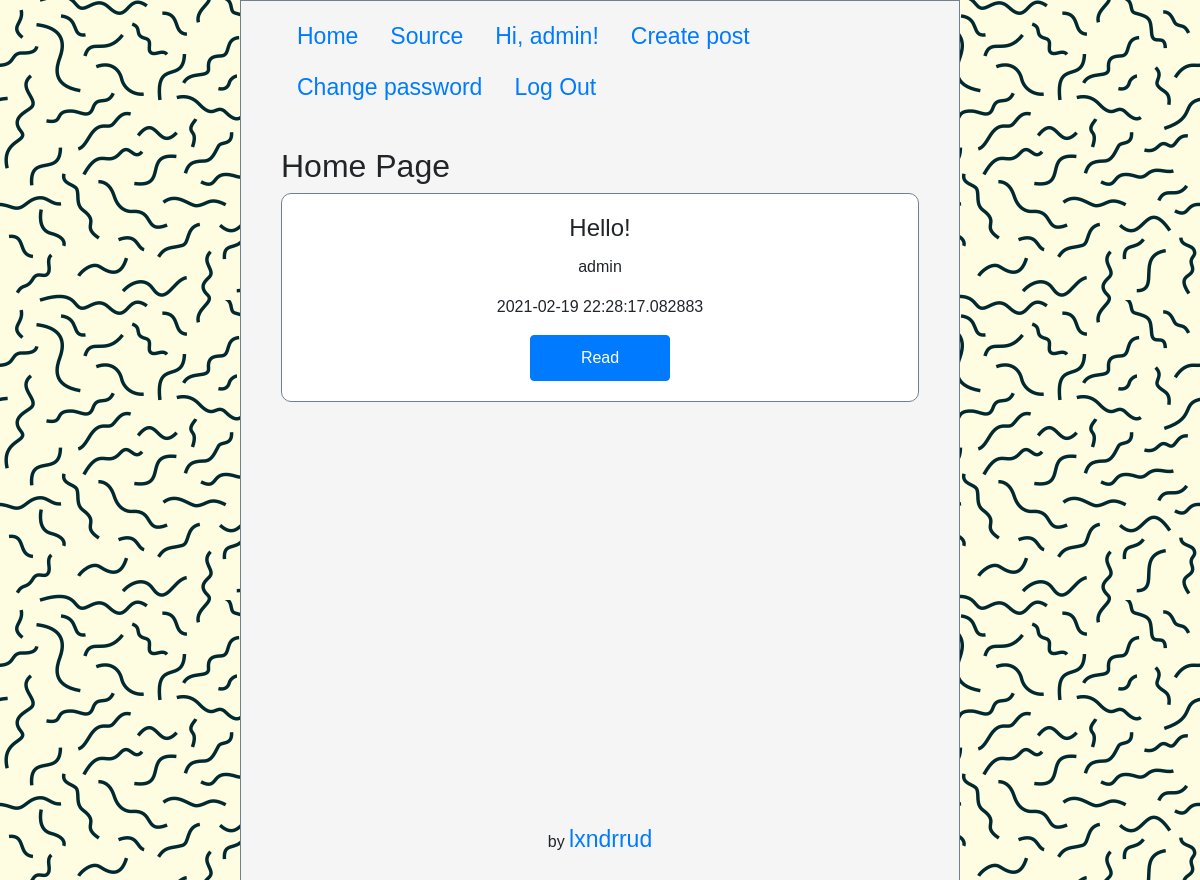
Screenshot of / (signed in) with the database file from the repository.
### script.py (models this page shows, shortened)
class Post(db.Model):
    id = db.Column(db.Integer, primary_key=True)
    title = db.Column(db.String(50), nullable=False)
    text = db.Column(db.String(500), nullable=False)
    datetime = db.Column(db.DateTime, nullable=False, default=datetime.now())
    author_nickname = db.Column(db.String(50), db.ForeignKey('user.nickname'))
    commentaries = db.relationship('Commentary', backref=db.backref('post'))
    likes = db.relationship('Like', backref=db.backref('post'))

### script.py (the view)
@app.route('/', methods=['GET'])
def home():
    if not session.get('is_authenticated', False):
        session['is_authenticated'] = False
    posts = Post.query.order_by(Post.datetime).all()
    posts.reverse()
    return render_template('home.html', posts=posts)

### templates/home.html (shortened to what this page needs)
{% extends 'base.html' %}
{% block content %}
    <h2 class="page-title">Home Page</h2>
    {% for post in posts %}
        <div class="card">
            <div class="card-body">
                <h4 class="card-title">{{ post.title }}</h4>
                <p class="card-text">{{ post.author_nickname }}</p>
                <p class="card-text">{{ post.datetime }}</p>
                <a href="{{ url_for('post_detail', post_id=post.id) }}" class="btn btn-primary">Read</a>
            </div>
        </div>
    {% endfor %}
{% endblock content %}

### templates/base.html (shortened to what this page needs)
<!doctype html>
<html lang="en">
<head>
    <link rel="stylesheet" href="https://maxcdn.bootstrapcdn.com/bootstrap/4.0.0/css/bootstrap.min.css">
    <link rel="stylesheet" href="{{ url_for('static', filename='css/style.css') }}">
</head>
<body>
    <div class="wrapper">
        <ul class="nav">
            <li class="nav-item">
                <a class="nav-link" href="{{ url_for('home') }}">Home</a>
            </li>
            <li class="nav-item">
                <a href="https://github.com/lxndrrud/flaskalc" class="nav-link">Source</a>
            </li>
            {% if session.is_authenticated %}
                <li class="nav-item">
                    <a class="nav-link" href="{{ url_for('user_posts', nickname=session.nickname) }}">Hi, {{ session.nickname }}!</a>
                </li>
                <li class="nav-item">
                    <a class="nav-link" href="{{ url_for('post_create') }}">Create post</a>
                </li>
                <li class="nav-item">
                    <a class="nav-link" href="{{ url_for('change_password') }}">Change password</a>
                </li>
                <li class="nav-item">
                    <a class="nav-link" href="{{ url_for('logout') }}">Log Out</a>
                </li>
            {% endif %}
        </ul>
        <div class="content">{% block content %}{% endblock content %}</div>
        <div class="footer">
            <p>by <a href="https://github.com/lxndrrud">lxndrrud</a></p>
        </div>
    </div>
</body>
</html>

### static/css/style.css (style rules this page uses)
* { margin: 0; padding: 0; }
html, body { font-family: Helvetica; }
body { background: url(../volnistye-linii.png); word-wrap: break-word; }
.wrapper { background: whitesmoke; width: 60%; min-height: 100vh; margin: 0 20%; border: 1px solid slategrey; }
a { font-size: 23px; }
.nav { padding-left: 40px; padding-top: 10px; border-width: 0px; }
.content { margin: 0; padding-top: 35px; padding-left: 40px; padding-right: 40px; box-sizing: border-box; padding-bottom: 10px; min-height: calc(100vh - 90px); }
.footer { height: 90px; vertical-align: bottom; text-align: center; }
.card { border-radius: 10px; border: none; }
.card-body { text-align: center; border-radius: 10px; border: 1px solid slategrey; }
.btn { padding: 10px 50px; }

### rows the page displays
Post: nickname "admin", title "Hello!", author_nickname "admin", datetime "2021-02-19 22:28:17.082883"
